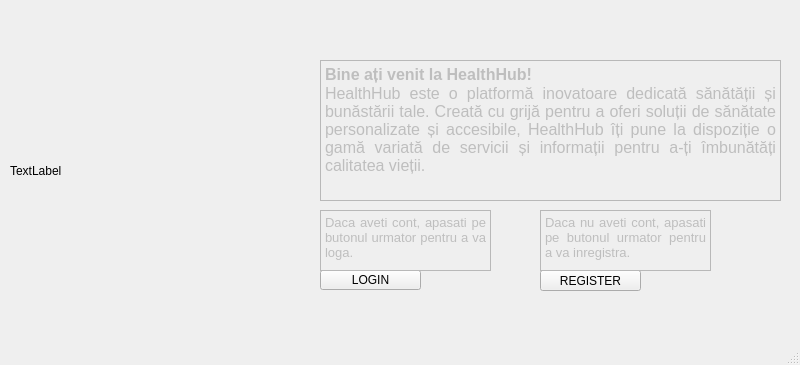
<?xml version="1.0" encoding="UTF-8"?>
<ui version="4.0">
 <class>MainWindow</class>
 <widget class="QMainWindow" name="MainWindow">
  <property name="geometry">
   <rect>
    <x>0</x>
    <y>0</y>
    <width>800</width>
    <height>365</height>
   </rect>
  </property>
  <property name="windowTitle">
   <string>MainWindow</string>
  </property>
  <widget class="QWidget" name="centralwidget">
   <widget class="QPushButton" name="pushButton">
    <property name="enabled">
     <bool>true</bool>
    </property>
    <property name="geometry">
     <rect>
      <x>320</x>
      <y>270</y>
      <width>101</width>
      <height>20</height>
     </rect>
    </property>
    <property name="acceptDrops">
     <bool>false</bool>
    </property>
    <property name="text">
     <string>LOGIN</string>
    </property>
   </widget>
   <widget class="QPushButton" name="pushButton_2">
    <property name="geometry">
     <rect>
      <x>540</x>
      <y>270</y>
      <width>101</width>
      <height>21</height>
     </rect>
    </property>
    <property name="text">
     <string>REGISTER</string>
    </property>
   </widget>
   <widget class="QLabel" name="label_icon">
    <property name="geometry">
     <rect>
      <x>10</x>
      <y>30</y>
      <width>301</width>
      <height>281</height>
     </rect>
    </property>
    <property name="text">
     <string>TextLabel</string>
    </property>
   </widget>
   <widget class="QTextEdit" name="textEdit">
    <property name="enabled">
     <bool>false</bool>
    </property>
    <property name="geometry">
     <rect>
      <x>320</x>
      <y>60</y>
      <width>461</width>
      <height>141</height>
     </rect>
    </property>
    <property name="html">
     <string>&lt;!DOCTYPE HTML PUBLIC &quot;-//W3C//DTD HTML 4.0//EN&quot; &quot;http://www.w3.org/TR/REC-html40/strict.dtd&quot;&gt;
&lt;html&gt;&lt;head&gt;&lt;meta name=&quot;qrichtext&quot; content=&quot;1&quot; /&gt;&lt;meta charset=&quot;utf-8&quot; /&gt;&lt;style type=&quot;text/css&quot;&gt;
p, li { white-space: pre-wrap; }
hr { height: 1px; border-width: 0; }
li.unchecked::marker { content: &quot;\2610&quot;; }
li.checked::marker { content: &quot;\2612&quot;; }
&lt;/style&gt;&lt;/head&gt;&lt;body style=&quot; font-family:'Segoe UI'; font-size:9pt; font-weight:400; font-style:normal;&quot;&gt;
&lt;p align=&quot;justify&quot; style=&quot; margin-top:0px; margin-bottom:0px; margin-left:0px; margin-right:0px; -qt-block-indent:0; text-indent:0px;&quot;&gt;&lt;span style=&quot; font-size:12pt; font-weight:700;&quot;&gt;Bine ați venit la HealthHub!&lt;/span&gt;&lt;/p&gt;
&lt;p align=&quot;justify&quot; style=&quot; margin-top:0px; margin-bottom:0px; margin-left:0px; margin-right:0px; -qt-block-indent:0; text-indent:0px;&quot;&gt;&lt;span style=&quot; font-size:12pt;&quot;&gt;HealthHub este o platformă inovatoare dedicată sănătății și bunăstării tale. Creată cu grijă pentru a oferi soluții de sănătate personalizate și accesibile, HealthHub îți pune la dispoziție o gamă variată de servicii și informații pentru a-ți îmbunătăți calitatea vieții.&lt;/span&gt;&lt;/p&gt;&lt;/body&gt;&lt;/html&gt;</string>
    </property>
   </widget>
   <widget class="QTextEdit" name="textEdit_2">
    <property name="enabled">
     <bool>false</bool>
    </property>
    <property name="geometry">
     <rect>
      <x>320</x>
      <y>210</y>
      <width>171</width>
      <height>61</height>
     </rect>
    </property>
    <property name="html">
     <string>&lt;!DOCTYPE HTML PUBLIC &quot;-//W3C//DTD HTML 4.0//EN&quot; &quot;http://www.w3.org/TR/REC-html40/strict.dtd&quot;&gt;
&lt;html&gt;&lt;head&gt;&lt;meta name=&quot;qrichtext&quot; content=&quot;1&quot; /&gt;&lt;meta charset=&quot;utf-8&quot; /&gt;&lt;style type=&quot;text/css&quot;&gt;
p, li { white-space: pre-wrap; }
hr { height: 1px; border-width: 0; }
li.unchecked::marker { content: &quot;\2610&quot;; }
li.checked::marker { content: &quot;\2612&quot;; }
&lt;/style&gt;&lt;/head&gt;&lt;body style=&quot; font-family:'Segoe UI'; font-size:9pt; font-weight:400; font-style:normal;&quot;&gt;
&lt;p align=&quot;justify&quot; style=&quot; margin-top:0px; margin-bottom:0px; margin-left:0px; margin-right:0px; -qt-block-indent:0; text-indent:0px;&quot;&gt;&lt;span style=&quot; font-size:10pt;&quot;&gt;Daca aveti cont, apasati pe butonul urmator pentru a va loga.&lt;/span&gt;&lt;/p&gt;&lt;/body&gt;&lt;/html&gt;</string>
    </property>
   </widget>
   <widget class="QTextEdit" name="textEdit_3">
    <property name="enabled">
     <bool>false</bool>
    </property>
    <property name="geometry">
     <rect>
      <x>540</x>
      <y>210</y>
      <width>171</width>
      <height>61</height>
     </rect>
    </property>
    <property name="html">
     <string>&lt;!DOCTYPE HTML PUBLIC &quot;-//W3C//DTD HTML 4.0//EN&quot; &quot;http://www.w3.org/TR/REC-html40/strict.dtd&quot;&gt;
&lt;html&gt;&lt;head&gt;&lt;meta name=&quot;qrichtext&quot; content=&quot;1&quot; /&gt;&lt;meta charset=&quot;utf-8&quot; /&gt;&lt;style type=&quot;text/css&quot;&gt;
p, li { white-space: pre-wrap; }
hr { height: 1px; border-width: 0; }
li.unchecked::marker { content: &quot;\2610&quot;; }
li.checked::marker { content: &quot;\2612&quot;; }
&lt;/style&gt;&lt;/head&gt;&lt;body style=&quot; font-family:'Segoe UI'; font-size:9pt; font-weight:400; font-style:normal;&quot;&gt;
&lt;p align=&quot;justify&quot; style=&quot; margin-top:0px; margin-bottom:0px; margin-left:0px; margin-right:0px; -qt-block-indent:0; text-indent:0px;&quot;&gt;&lt;span style=&quot; font-size:10pt;&quot;&gt;Daca nu aveti cont, apasati pe butonul urmator pentru a va inregistra.&lt;/span&gt;&lt;/p&gt;&lt;/body&gt;&lt;/html&gt;</string>
    </property>
   </widget>
  </widget>
  <widget class="QStatusBar" name="statusbar"/>
 </widget>
 <resources/>
 <connections/>
</ui>
